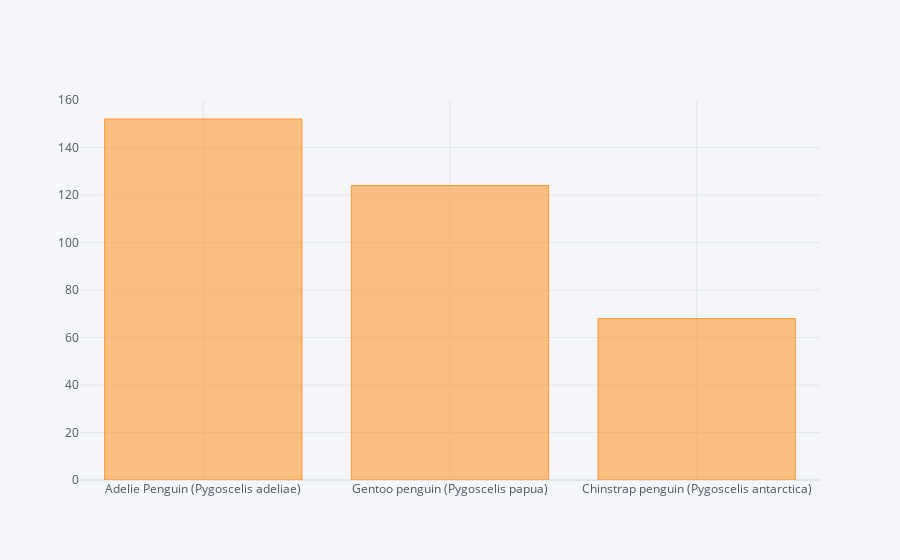

Source (notebook cell):
### Markdown cell above
Unlike, Iris dataset which has equal number of all the species of flowers(50 each), the penguins dataset has different number of samples for each species.

### Code cell
df['Species'].value_counts().iplot(kind='bar')

### Figure 1 — Plotly figure (JSON) as saved in the notebook; plotly's stock layout.template omitted (floating-point values rounded to 4 significant figures)
{"data": [{"marker": {"color": "rgba(255, 153, 51, 0.6)", "line": {"color": "rgba(255, 153, 51, 1.0)", "width": 1}}, "name": "Species", "orientation": "v", "text": "", "type": "bar", "x": ["Adelie Penguin (Pygoscelis adeliae)", "Gentoo penguin (Pygoscelis papua)", "Chinstrap penguin (Pygoscelis antarctica)"], "y": [152, 124, 68]}], "layout": {"autosize": true, "legend": {"bgcolor": "#F5F6F9", "font": {"color": "#4D5663"}}, "paper_bgcolor": "#F5F6F9", "plot_bgcolor": "#F5F6F9", "title": {"font": {"color": "#4D5663"}}, "xaxis": {"autorange": true, "gridcolor": "#E1E5ED", "range": [-0.5, 2.5], "showgrid": true, "tickfont": {"color": "#4D5663"}, "title": {"font": {"color": "#4D5663"}, "text": ""}, "type": "category", "zerolinecolor": "#E1E5ED"}, "yaxis": {"autorange": true, "gridcolor": "#E1E5ED", "range": [0, 160], "showgrid": true, "tickfont": {"color": "#4D5663"}, "title": {"font": {"color": "#4D5663"}, "text": ""}, "type": "linear", "zerolinecolor": "#E1E5ED"}}}
